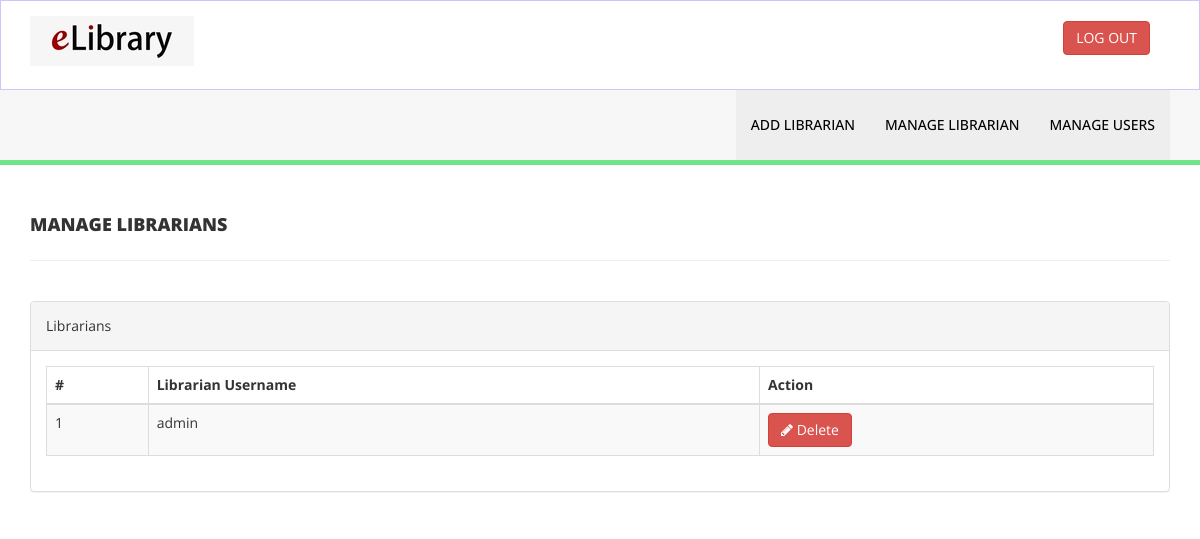
The app's page /admin/manage-librarians.php (signed in), older data.
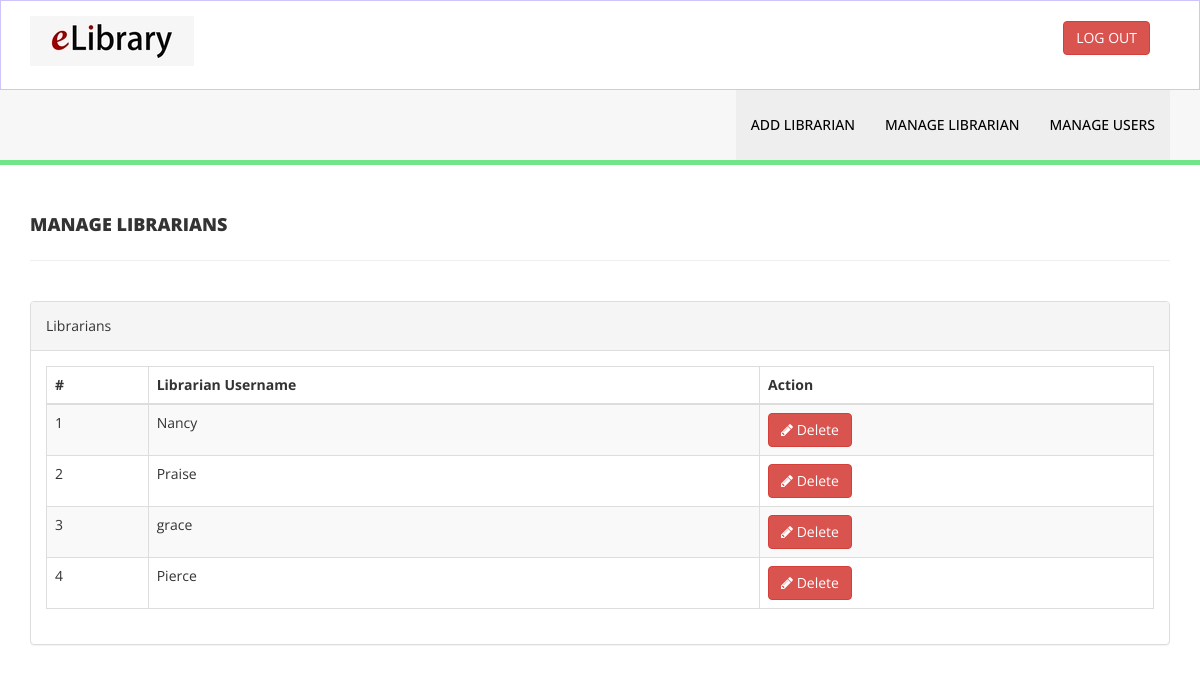
The same page, newer data.
### tables this page shows
CREATE TABLE `librarians` (
  `id` int(11) NOT NULL,
  `UserName` varchar(100) NOT NULL,
  `Password` varchar(100) NOT NULL
);

### admin/manage-librarians.php (the view, shortened to what this page needs)
<?php
include('includes/config.php');
if(strlen($_SESSION['alogin'])==0)
    {
header('location:index.php');
}
else{
    ?>
<!DOCTYPE html>
<html xmlns="http://www.w3.org/1999/xhtml">
<head>
    <link href="assets/css/bootstrap.css" rel="stylesheet" />
    <link href="assets/css/font-awesome.css" rel="stylesheet" />
    <link href="assets/js/dataTables/dataTables.bootstrap.css" rel="stylesheet" />
    <link href="assets/css/style.css" rel="stylesheet" />
</head>
<body>
<?php include('includes/admin-header.php');?>
    <div class="content-wrapper">
         <div class="container">
        <div class="row pad-botm">
            <div class="col-md-12">
                <h4 class="header-line">Manage Librarians</h4>
    </div>
     <div class="row">
</div>
        </div>
            <div class="row">
                <div class="col-md-12">
                    <div class="panel panel-default">
                        <div class="panel-heading">
                           Librarians
                        </div>
                        <div class="panel-body">
                            <div class="table-responsive">
                                <table class="table table-striped table-bordered table-hover" id="dataTables-example">
                                    <thead>
                                        <tr>
                                            <th>#</th>
                                            <th>Librarian Username</th>
                                            <th>Action</th>
                                        </tr>
                                    </thead>
                                    <tbody>
<?php $sql = "SELECT librarians.UserName,librarians.id as bookid from  librarians";
$query = $dbh -> prepare($sql);
$query->execute();
$results=$query->fetchAll(PDO::FETCH_OBJ);
$cnt=1;
if($query->rowCount() > 0)
{
foreach($results as $result)
{               ?>
                                        <tr class="odd gradeX">
                                            <td class="center"><?php echo htmlentities($cnt);?></td>
                                            <td class="center"><?php echo htmlentities($result->UserName);?></td>
                                            <td class="center">
                                          <a href="manage-librarians.php?del=<?php echo htmlentities($result->bookid);?>" onclick="return confirm('Are you sure you want to delete?');"" >  <button class="btn btn-danger"><i class="fa fa-pencil"></i> Delete</button>
                                            </td>
                                        </tr>
 <?php $cnt=$cnt+1;}} ?>
                                    </tbody>
                                </table>
                            </div>
                        </div>
                    </div>
                </div>
            </div>
    </div>
    </div>
</body>
</html>
<?php } ?>

Row changes from the older to the newer data that the page shows:
removed librarians: UserName "admin"
added librarians: UserName "Nancy"
added librarians: UserName "Praise"
added librarians: UserName "grace"
added librarians: UserName "Pierce"
